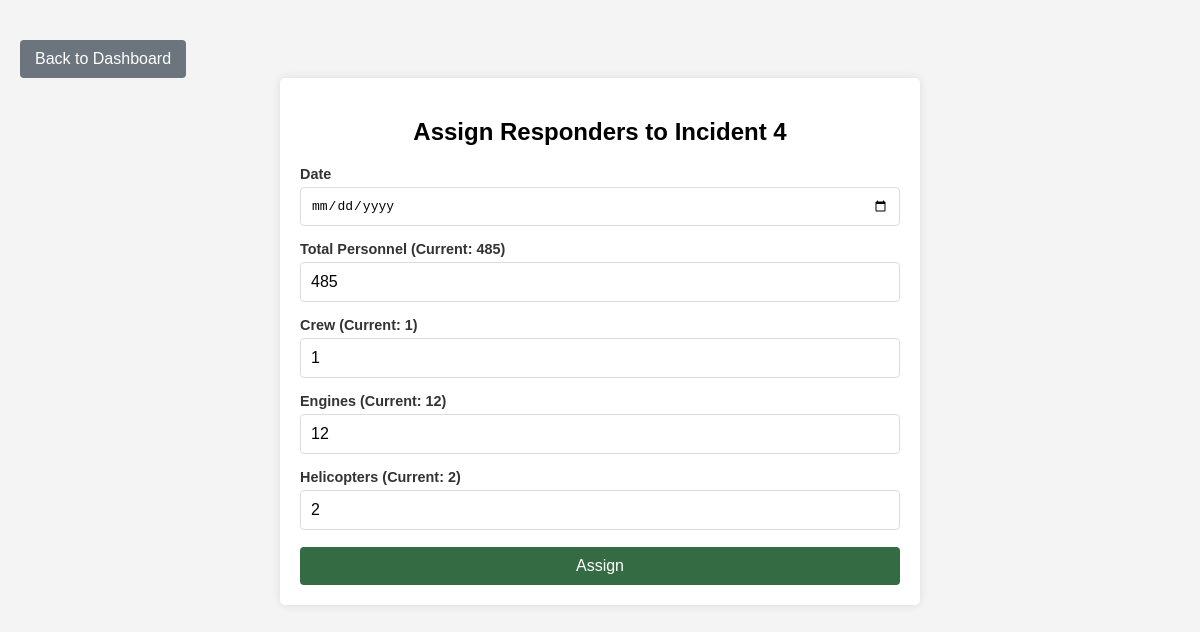
Screenshot of /assign/4 with the database file from the repository.
### tables this page shows
CREATE TABLE incidents (
            id INTEGER PRIMARY KEY AUTOINCREMENT,
            name TEXT NOT NULL,
            lat REAL,
            long REAL,
            status TEXT NOT NULL,
            total_acres INTEGER,
            containment_percentage INTEGER,
            total_ppl INTEGER,
            crew INTEGER,
            engines INTEGER,
            helicopters INTEGER,
            structures_lost INTEGER,
            cost_to_date REAL
        );

### app.py (the view, shortened to what this page needs)
@app.route('/assign/<int:incident_id>', methods=['GET', 'POST'])
def assign_responders(incident_id):
    conn = sqlite3.connect('incidents.db')
    cursor = conn.cursor()
    cursor.execute("SELECT name, total_ppl, crew, engines, helicopters FROM incidents WHERE id = ?", (incident_id,))
    incident = cursor.fetchone()
    conn.close()
    return render_template('assign_responders.html', incident=incident, incident_id=incident_id)

### templates/assign_responders.html (shortened to what this page needs)
<!DOCTYPE html>
<html lang="en">
<head>
    <link rel="stylesheet" href="{{ url_for('static', filename='style.css') }}">
</head>
<body>
    <a href="{{ url_for('dashboard') }}" class="btn-back">Back to Dashboard</a>
    <div class="form-container">
        <h2>Assign Responders to {{ incident[0] }}</h2>
        <form action="{{ url_for('assign_responders', incident_id=incident_id) }}" method="POST">
            <div class="input-group">
                <label for="date">Date</label>
                <input type="date" id="date" name="date" required>
            </div>
            <div class="input-group">
                <label for="total_ppl">Total Personnel (Current: {{ incident[1] }})</label>
                <input type="number" id="total_ppl" name="total_ppl" value="{{ incident[1] }}" required>
            </div>
            <div class="input-group">
                <label for="crew">Crew (Current: {{ incident[2] }})</label>
                <input type="number" id="crew" name="crew" value="{{ incident[2] }}" required>
            </div>
            <div class="input-group">
                <label for="engines">Engines (Current: {{ incident[3] }})</label>
                <input type="number" id="engines" name="engines" value="{{ incident[3] }}" required>
            </div>
            <div class="input-group">
                <label for="helicopters">Helicopters (Current: {{ incident[4] }})</label>
                <input type="number" id="helicopters" name="helicopters" value="{{ incident[4] }}" required>
            </div>
            <button type="submit" class="btn">Assign</button>
        </form>
    </div>
</body>
</html>

### static/style.css (style rules this page uses)
body { font-family: Arial, sans-serif; background-color: #f4f4f4; margin: 0; padding: 20px; }
h2 { text-align: center; margin-bottom: 20px; }
.btn { padding: 10px 15px; background-color: #356b42; color: #fff; border: none; border-radius: 4px; cursor: pointer; font-size: 1em; text-decoration: none; display: inline-block; margin-top: 2px; }
.input-group { margin-bottom: 15px; text-align: left; }
.input-group label { display: block; margin-bottom: 5px; font-weight: bold; color: #333; }
.input-group input { width: 100%; padding: 8px; font-size: 1em; border: 1px solid #ddd; border-radius: 4px; }
.form-container { max-width: 600px; margin: 0 auto; padding: 20px; background-color: #fff; border-radius: 5px; box-shadow: 0px 0px 10px rgba(0, 0, 0, 0.1); }
.form-container h2 { text-align: center; margin-bottom: 20px; }
.form-container .input-group { margin-bottom: 15px; }
.form-container .input-group label { display: block; font-size: 0.9em; color: #333; margin-bottom: 5px; }
.form-container .input-group input, .form-container .input-group select { width: 100%; padding: 10px; font-size: 1em; border: 1px solid #ddd; border-radius: 4px; box-sizing: border-box; }
.form-container .btn { width: 100%; text-align: center; }
.btn-back { display: inline-block; padding: 10px 15px; background-color: #6c757d; color: white; text-decoration: none; border-radius: 4px; font-size: 1em; margin-top: 20px; }

### rows the page displays
incidents: name "Incident 4", total_ppl "485", crew "1", engines "12", helicopters "2"
